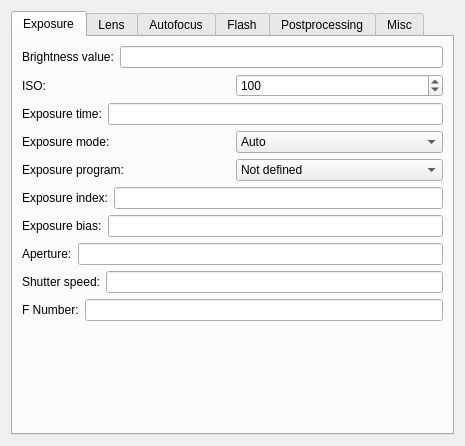
<ui version="4.0" >
 <class>Exif</class>
 <widget class="QWidget" name="Exif" >
  <property name="geometry" >
   <rect>
    <x>0</x>
    <y>0</y>
    <width>465</width>
    <height>446</height>
   </rect>
  </property>
  <property name="windowTitle" >
   <string>Form</string>
  </property>
  <layout class="QVBoxLayout" >
   <item>
    <widget class="QTabWidget" name="tabWidget" >
     <property name="currentIndex" >
      <number>0</number>
     </property>
     <widget class="QWidget" name="tab" >
      <attribute name="title" >
       <string>Exposure</string>
      </attribute>
      <layout class="QVBoxLayout" >
       <item>
        <layout class="QHBoxLayout" >
         <item>
          <widget class="QLabel" name="label" >
           <property name="text" >
            <string>Brightness value:</string>
           </property>
          </widget>
         </item>
         <item>
          <widget class="QLineEdit" name="editBrightnessValue" />
         </item>
        </layout>
       </item>
       <item>
        <layout class="QHBoxLayout" >
         <item>
          <widget class="QLabel" name="label_2" >
           <property name="text" >
            <string>ISO:</string>
           </property>
          </widget>
         </item>
         <item>
          <widget class="QSpinBox" name="editISO" >
           <property name="maximum" >
            <number>3600</number>
           </property>
           <property name="singleStep" >
            <number>100</number>
           </property>
           <property name="value" >
            <number>100</number>
           </property>
          </widget>
         </item>
        </layout>
       </item>
       <item>
        <layout class="QHBoxLayout" >
         <item>
          <widget class="QLabel" name="label_16" >
           <property name="text" >
            <string>Exposure time:</string>
           </property>
          </widget>
         </item>
         <item>
          <widget class="QLineEdit" name="editExposureTime" />
         </item>
        </layout>
       </item>
       <item>
        <layout class="QHBoxLayout" >
         <item>
          <widget class="QLabel" name="label_3" >
           <property name="text" >
            <string>Exposure mode:</string>
           </property>
          </widget>
         </item>
         <item>
          <widget class="QComboBox" name="editExposureMode" >
           <item>
            <property name="text" >
             <string>Auto</string>
            </property>
           </item>
           <item>
            <property name="text" >
             <string>Manual</string>
            </property>
           </item>
           <item>
            <property name="text" >
             <string>Auto bracket</string>
            </property>
           </item>
          </widget>
         </item>
        </layout>
       </item>
       <item>
        <layout class="QHBoxLayout" >
         <item>
          <widget class="QLabel" name="label_14" >
           <property name="text" >
            <string>Exposure program:</string>
           </property>
          </widget>
         </item>
         <item>
          <widget class="QComboBox" name="editExposureProgram" >
           <item>
            <property name="text" >
             <string>Not defined</string>
            </property>
           </item>
           <item>
            <property name="text" >
             <string>Manual</string>
            </property>
           </item>
           <item>
            <property name="text" >
             <string>Normal program</string>
            </property>
           </item>
           <item>
            <property name="text" >
             <string>Aperture priority</string>
            </property>
           </item>
           <item>
            <property name="text" >
             <string>Shutter priority</string>
            </property>
           </item>
           <item>
            <property name="text" >
             <string>Creative program</string>
            </property>
           </item>
           <item>
            <property name="text" >
             <string>Action program</string>
            </property>
           </item>
           <item>
            <property name="text" >
             <string>Portrait mode</string>
            </property>
           </item>
           <item>
            <property name="text" >
             <string>Landscape mode</string>
            </property>
           </item>
          </widget>
         </item>
        </layout>
       </item>
       <item>
        <layout class="QHBoxLayout" >
         <item>
          <widget class="QLabel" name="label_7" >
           <property name="text" >
            <string>Exposure index:</string>
           </property>
          </widget>
         </item>
         <item>
          <widget class="QLineEdit" name="editExposureIndex" />
         </item>
        </layout>
       </item>
       <item>
        <layout class="QHBoxLayout" >
         <item>
          <widget class="QLabel" name="label_10" >
           <property name="text" >
            <string>Exposure bias:</string>
           </property>
          </widget>
         </item>
         <item>
          <widget class="QLineEdit" name="editExposureBiasValue" />
         </item>
        </layout>
       </item>
       <item>
        <layout class="QHBoxLayout" >
         <item>
          <widget class="QLabel" name="label_9" >
           <property name="text" >
            <string>Aperture:</string>
           </property>
          </widget>
         </item>
         <item>
          <widget class="QLineEdit" name="editApertureValue" />
         </item>
        </layout>
       </item>
       <item>
        <layout class="QHBoxLayout" >
         <item>
          <widget class="QLabel" name="label_8" >
           <property name="text" >
            <string>Shutter speed:</string>
           </property>
          </widget>
         </item>
         <item>
          <widget class="QLineEdit" name="editShutterSpeedValue" />
         </item>
        </layout>
       </item>
       <item>
        <layout class="QHBoxLayout" >
         <item>
          <widget class="QLabel" name="label_25" >
           <property name="text" >
            <string>F Number:</string>
           </property>
          </widget>
         </item>
         <item>
          <widget class="QLineEdit" name="editFNumber" />
         </item>
        </layout>
       </item>
       <item>
        <spacer>
         <property name="orientation" >
          <enum>Qt::Vertical</enum>
         </property>
         <property name="sizeHint" >
          <size>
           <width>20</width>
           <height>40</height>
          </size>
         </property>
        </spacer>
       </item>
      </layout>
     </widget>
     <widget class="QWidget" name="tab_2" >
      <attribute name="title" >
       <string>Lens</string>
      </attribute>
      <layout class="QVBoxLayout" >
       <item>
        <layout class="QHBoxLayout" >
         <item>
          <widget class="QLabel" name="label_6" >
           <property name="text" >
            <string>Focal lenght:</string>
           </property>
          </widget>
         </item>
         <item>
          <widget class="QSpinBox" name="editFocalLength" >
           <property name="maximum" >
            <number>1000</number>
           </property>
           <property name="singleStep" >
            <number>1</number>
           </property>
           <property name="value" >
            <number>35</number>
           </property>
          </widget>
         </item>
        </layout>
       </item>
       <item>
        <layout class="QHBoxLayout" >
         <item>
          <widget class="QLabel" name="label_5" >
           <property name="text" >
            <string>Focal lenght (35mm equivalent):</string>
           </property>
          </widget>
         </item>
         <item>
          <widget class="QSpinBox" name="editFocalLengthIn35mmFilm" >
           <property name="maximum" >
            <number>1000</number>
           </property>
           <property name="singleStep" >
            <number>1</number>
           </property>
           <property name="value" >
            <number>35</number>
           </property>
          </widget>
         </item>
        </layout>
       </item>
       <item>
        <layout class="QHBoxLayout" >
         <item>
          <widget class="QLabel" name="label_12" >
           <property name="text" >
            <string>Max aperture:</string>
           </property>
          </widget>
         </item>
         <item>
          <widget class="QLineEdit" name="editMaxApertureValue" />
         </item>
        </layout>
       </item>
       <item>
        <spacer>
         <property name="orientation" >
          <enum>Qt::Vertical</enum>
         </property>
         <property name="sizeHint" >
          <size>
           <width>20</width>
           <height>40</height>
          </size>
         </property>
        </spacer>
       </item>
      </layout>
     </widget>
     <widget class="QWidget" name="tab_3" >
      <attribute name="title" >
       <string>Autofocus</string>
      </attribute>
      <layout class="QVBoxLayout" >
       <item>
        <layout class="QHBoxLayout" >
         <item>
          <widget class="QLabel" name="label_17" >
           <property name="text" >
            <string>Subject distance:</string>
           </property>
          </widget>
         </item>
         <item>
          <widget class="QLineEdit" name="editSubjectDistance" />
         </item>
        </layout>
       </item>
       <item>
        <layout class="QHBoxLayout" >
         <item>
          <widget class="QLabel" name="label_11" >
           <property name="text" >
            <string>Metering mode:</string>
           </property>
          </widget>
         </item>
         <item>
          <widget class="QComboBox" name="editMeteringMode" >
           <item>
            <property name="text" >
             <string>Unknown</string>
            </property>
           </item>
           <item>
            <property name="text" >
             <string>Average</string>
            </property>
           </item>
           <item>
            <property name="text" >
             <string>Center weighted average</string>
            </property>
           </item>
           <item>
            <property name="text" >
             <string>Spot</string>
            </property>
           </item>
           <item>
            <property name="text" >
             <string>Multi spot</string>
            </property>
           </item>
           <item>
            <property name="text" >
             <string>Pattern</string>
            </property>
           </item>
           <item>
            <property name="text" >
             <string>Partial</string>
            </property>
           </item>
           <item>
            <property name="text" >
             <string>Other</string>
            </property>
           </item>
          </widget>
         </item>
        </layout>
       </item>
       <item>
        <layout class="QHBoxLayout" >
         <item>
          <widget class="QLabel" name="label_24" >
           <property name="text" >
            <string>Distance range:</string>
           </property>
          </widget>
         </item>
         <item>
          <widget class="QComboBox" name="editSubjectDistanceRange" >
           <item>
            <property name="text" >
             <string>Unknown</string>
            </property>
           </item>
           <item>
            <property name="text" >
             <string>Macro</string>
            </property>
           </item>
           <item>
            <property name="text" >
             <string>Close view</string>
            </property>
           </item>
           <item>
            <property name="text" >
             <string>Distant view</string>
            </property>
           </item>
          </widget>
         </item>
        </layout>
       </item>
       <item>
        <spacer>
         <property name="orientation" >
          <enum>Qt::Vertical</enum>
         </property>
         <property name="sizeHint" >
          <size>
           <width>20</width>
           <height>40</height>
          </size>
         </property>
        </spacer>
       </item>
      </layout>
     </widget>
     <widget class="QWidget" name="tab_6" >
      <attribute name="title" >
       <string>Flash</string>
      </attribute>
      <layout class="QVBoxLayout" >
       <item>
        <widget class="QCheckBox" name="editFlashFired" >
         <property name="text" >
          <string>Fired</string>
         </property>
        </widget>
       </item>
       <item>
        <layout class="QHBoxLayout" >
         <item>
          <widget class="QLabel" name="label_22" >
           <property name="text" >
            <string>Strobe return:</string>
           </property>
          </widget>
         </item>
         <item>
          <widget class="QComboBox" name="editStrobeReturn" >
           <item>
            <property name="text" >
             <string>No strobe return detection</string>
            </property>
           </item>
           <item>
            <property name="text" >
             <string>Undefined</string>
            </property>
           </item>
           <item>
            <property name="text" >
             <string>No strobe return light detected</string>
            </property>
           </item>
           <item>
            <property name="text" >
             <string>Strobe return light detected</string>
            </property>
           </item>
          </widget>
         </item>
        </layout>
       </item>
       <item>
        <layout class="QHBoxLayout" >
         <item>
          <widget class="QLabel" name="label_21" >
           <property name="text" >
            <string>Mode:</string>
           </property>
          </widget>
         </item>
         <item>
          <widget class="QComboBox" name="editFlashMode" >
           <item>
            <property name="text" >
             <string>Unknown</string>
            </property>
           </item>
           <item>
            <property name="text" >
             <string>Compulsory flash fired</string>
            </property>
           </item>
           <item>
            <property name="text" >
             <string>Compulsory flash suppression</string>
            </property>
           </item>
           <item>
            <property name="text" >
             <string>Auto mode</string>
            </property>
           </item>
          </widget>
         </item>
        </layout>
       </item>
       <item>
        <widget class="QCheckBox" name="editFlashFunction" >
         <property name="text" >
          <string>Function</string>
         </property>
        </widget>
       </item>
       <item>
        <widget class="QCheckBox" name="editFlashRedEyeMode" >
         <property name="text" >
          <string>Red-eye removal</string>
         </property>
        </widget>
       </item>
       <item>
        <layout class="QHBoxLayout" >
         <item>
          <widget class="QLabel" name="label_23" >
           <property name="text" >
            <string>Flash energy:</string>
           </property>
          </widget>
         </item>
         <item>
          <widget class="QLineEdit" name="editFlashEnergy" />
         </item>
        </layout>
       </item>
       <item>
        <spacer>
         <property name="orientation" >
          <enum>Qt::Vertical</enum>
         </property>
         <property name="sizeHint" >
          <size>
           <width>20</width>
           <height>40</height>
          </size>
         </property>
        </spacer>
       </item>
      </layout>
     </widget>
     <widget class="QWidget" name="tab_5" >
      <attribute name="title" >
       <string>Postprocessing</string>
      </attribute>
      <layout class="QVBoxLayout" >
       <item>
        <layout class="QHBoxLayout" >
         <item>
          <widget class="QLabel" name="label_13" >
           <property name="text" >
            <string>Gain control:</string>
           </property>
          </widget>
         </item>
         <item>
          <widget class="QComboBox" name="editGainControl" >
           <item>
            <property name="text" >
             <string>None</string>
            </property>
           </item>
           <item>
            <property name="text" >
             <string>Low gain up</string>
            </property>
           </item>
           <item>
            <property name="text" >
             <string>High gain up</string>
            </property>
           </item>
           <item>
            <property name="text" >
             <string>Low gain down</string>
            </property>
           </item>
           <item>
            <property name="text" >
             <string>High gain down</string>
            </property>
           </item>
          </widget>
         </item>
        </layout>
       </item>
       <item>
        <layout class="QHBoxLayout" >
         <item>
          <widget class="QLabel" name="label_15" >
           <property name="text" >
            <string>Light source:</string>
           </property>
          </widget>
         </item>
         <item>
          <widget class="QComboBox" name="editLightSource" >
           <item>
            <property name="text" >
             <string>Unknown</string>
            </property>
           </item>
           <item>
            <property name="text" >
             <string>Daylight</string>
            </property>
           </item>
           <item>
            <property name="text" >
             <string>Fluorescent</string>
            </property>
           </item>
           <item>
            <property name="text" >
             <string>Tugnsten</string>
            </property>
           </item>
           <item>
            <property name="text" >
             <string>Flash</string>
            </property>
           </item>
           <item>
            <property name="text" >
             <string>Undefined</string>
            </property>
           </item>
           <item>
            <property name="text" >
             <string>Undefined</string>
            </property>
           </item>
           <item>
            <property name="text" >
             <string>Undefined</string>
            </property>
           </item>
           <item>
            <property name="text" >
             <string>Undefined</string>
            </property>
           </item>
           <item>
            <property name="text" >
             <string>Fine weather</string>
            </property>
           </item>
           <item>
            <property name="text" >
             <string>Cloudy weather</string>
            </property>
           </item>
           <item>
            <property name="text" >
             <string>Shade</string>
            </property>
           </item>
           <item>
            <property name="text" >
             <string>Daylight fluorescent (D5700 - 7100K)</string>
            </property>
           </item>
           <item>
            <property name="text" >
             <string>Day white fluorescent (N4600 - 5400K)</string>
            </property>
           </item>
           <item>
            <property name="text" >
             <string>Cool white fluorescent (W3900 - 4500K)</string>
            </property>
           </item>
           <item>
            <property name="text" >
             <string>White fluorescent (WW 3200 - 3700K)</string>
            </property>
           </item>
           <item>
            <property name="text" >
             <string>Undefined</string>
            </property>
           </item>
           <item>
            <property name="text" >
             <string>Standard light A</string>
            </property>
           </item>
           <item>
            <property name="text" >
             <string>Standard light B</string>
            </property>
           </item>
           <item>
            <property name="text" >
             <string>Standard light C</string>
            </property>
           </item>
           <item>
            <property name="text" >
             <string>D55</string>
            </property>
           </item>
           <item>
            <property name="text" >
             <string>D65</string>
            </property>
           </item>
           <item>
            <property name="text" >
             <string>D75</string>
            </property>
           </item>
           <item>
            <property name="text" >
             <string>D50</string>
            </property>
           </item>
           <item>
            <property name="text" >
             <string>ISO studio tungsten</string>
            </property>
           </item>
           <item>
            <property name="text" >
             <string>other</string>
            </property>
           </item>
          </widget>
         </item>
        </layout>
       </item>
       <item>
        <layout class="QHBoxLayout" >
         <item>
          <widget class="QLabel" name="label_18" >
           <property name="text" >
            <string>Sharpness:</string>
           </property>
          </widget>
         </item>
         <item>
          <widget class="QComboBox" name="editSharpness" >
           <item>
            <property name="text" >
             <string>Normal</string>
            </property>
           </item>
           <item>
            <property name="text" >
             <string>Soft</string>
            </property>
           </item>
           <item>
            <property name="text" >
             <string>Hard</string>
            </property>
           </item>
          </widget>
         </item>
        </layout>
       </item>
       <item>
        <layout class="QHBoxLayout" >
         <item>
          <widget class="QLabel" name="label_20" >
           <property name="text" >
            <string>Contrast:</string>
           </property>
          </widget>
         </item>
         <item>
          <widget class="QComboBox" name="editContrast" >
           <item>
            <property name="text" >
             <string>Normal</string>
            </property>
           </item>
           <item>
            <property name="text" >
             <string>Soft</string>
            </property>
           </item>
           <item>
            <property name="text" >
             <string>Hard</string>
            </property>
           </item>
          </widget>
         </item>
        </layout>
       </item>
       <item>
        <layout class="QHBoxLayout" >
         <item>
          <widget class="QLabel" name="label_28" >
           <property name="text" >
            <string>White balance:</string>
           </property>
          </widget>
         </item>
         <item>
          <widget class="QComboBox" name="editWhiteBalance" >
           <item>
            <property name="text" >
             <string>Auto</string>
            </property>
           </item>
           <item>
            <property name="text" >
             <string>Custom</string>
            </property>
           </item>
          </widget>
         </item>
        </layout>
       </item>
       <item>
        <spacer>
         <property name="orientation" >
          <enum>Qt::Vertical</enum>
         </property>
         <property name="sizeHint" >
          <size>
           <width>20</width>
           <height>40</height>
          </size>
         </property>
        </spacer>
       </item>
      </layout>
     </widget>
     <widget class="QWidget" name="tab_4" >
      <attribute name="title" >
       <string>Misc</string>
      </attribute>
      <layout class="QVBoxLayout" >
       <item>
        <layout class="QHBoxLayout" >
         <item>
          <widget class="QLabel" name="label_4" >
           <property name="text" >
            <string>Scene capture type:</string>
           </property>
          </widget>
         </item>
         <item>
          <widget class="QComboBox" name="editSceneCaptureType" >
           <item>
            <property name="text" >
             <string>Standard</string>
            </property>
           </item>
           <item>
            <property name="text" >
             <string>Landscape</string>
            </property>
           </item>
           <item>
            <property name="text" >
             <string>Portrait</string>
            </property>
           </item>
           <item>
            <property name="text" >
             <string>Night scene</string>
            </property>
           </item>
          </widget>
         </item>
        </layout>
       </item>
       <item>
        <layout class="QHBoxLayout" >
         <item>
          <widget class="QLabel" name="label_19" >
           <property name="text" >
            <string>Maker:</string>
           </property>
          </widget>
         </item>
         <item>
          <widget class="QLineEdit" name="editMake" />
         </item>
        </layout>
       </item>
       <item>
        <layout class="QHBoxLayout" >
         <item>
          <widget class="QLabel" name="label_26" >
           <property name="text" >
            <string>Model:</string>
           </property>
          </widget>
         </item>
         <item>
          <widget class="QLineEdit" name="editModel" />
         </item>
        </layout>
       </item>
       <item>
        <layout class="QHBoxLayout" >
         <item>
          <widget class="QLabel" name="label_27" >
           <property name="text" >
            <string>Sensing method type:</string>
           </property>
          </widget>
         </item>
         <item>
          <widget class="QComboBox" name="editSensingMethod" >
           <item>
            <property name="text" >
             <string>Not Defined</string>
            </property>
           </item>
           <item>
            <property name="text" >
             <string>Not Defined</string>
            </property>
           </item>
           <item>
            <property name="text" >
             <string>One-chip color area sensor</string>
            </property>
           </item>
           <item>
            <property name="text" >
             <string>Two-chip color area sensor</string>
            </property>
           </item>
           <item>
            <property name="text" >
             <string>Three-chip color area sensor</string>
            </property>
           </item>
           <item>
            <property name="text" >
             <string>Color sequencial area sensor</string>
            </property>
           </item>
           <item>
            <property name="text" >
             <string>Trilinear sensor</string>
            </property>
           </item>
           <item>
            <property name="text" >
             <string>Color sequencial linear sensor</string>
            </property>
           </item>
          </widget>
         </item>
        </layout>
       </item>
       <item>
        <spacer>
         <property name="orientation" >
          <enum>Qt::Vertical</enum>
         </property>
         <property name="sizeHint" >
          <size>
           <width>20</width>
           <height>40</height>
          </size>
         </property>
        </spacer>
       </item>
      </layout>
     </widget>
    </widget>
   </item>
  </layout>
 </widget>
 <resources/>
 <connections/>
</ui>
